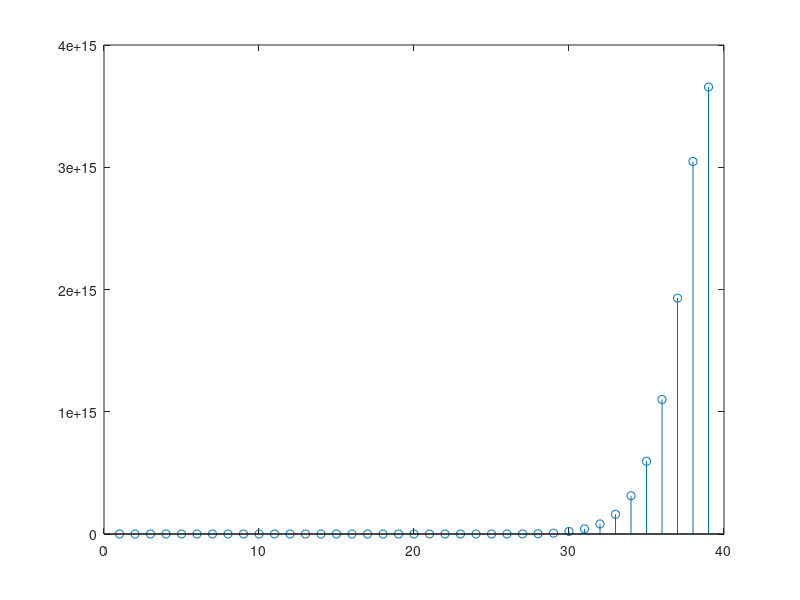

This chart was generated by the following MATLAB code:
clc;
clear all;
close all;

alp = 2;
beta = 2;
n=-10:10;
u = 1.*(n>=0);
x = zeros(1,20);
h = zeros(1,20);

for k=1:20
    x(k) = (alp^k).*u(k);
    h(k) = (beta^k).*u(k);
end

z = conv(x,h);

stem(z);

alp = 2;
beta = 3;
n=-10:10;
u = 1.*(n>=0);
x = zeros(1,20);
h = zeros(1,20);

for k=1:20
    x(k) = (alp^k).*u(k);
    h(k) = (beta^k).*u(k);
end

z = conv(x,h);

stem(z);